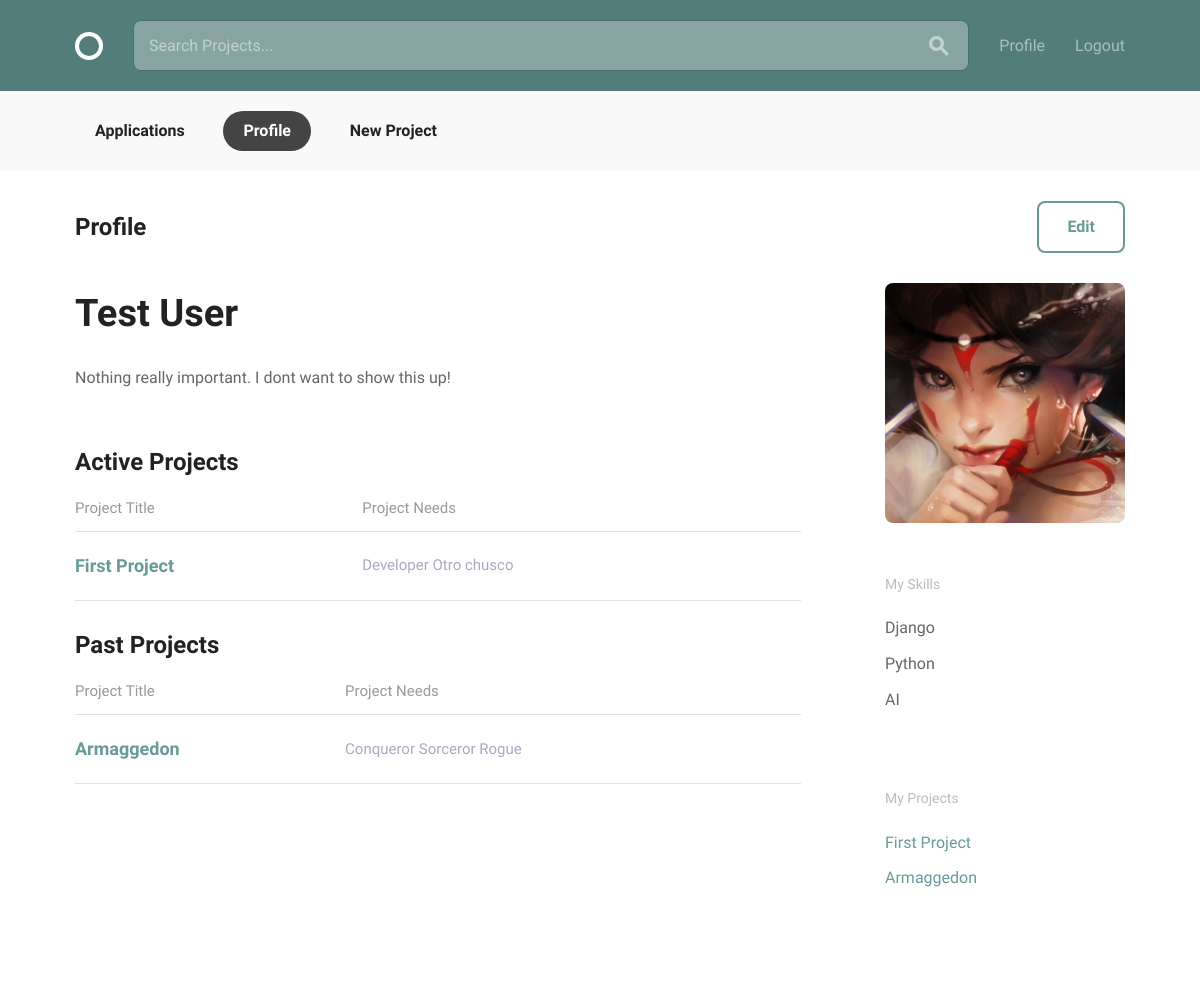
Before: /profile/ (signed in) with the older database file.
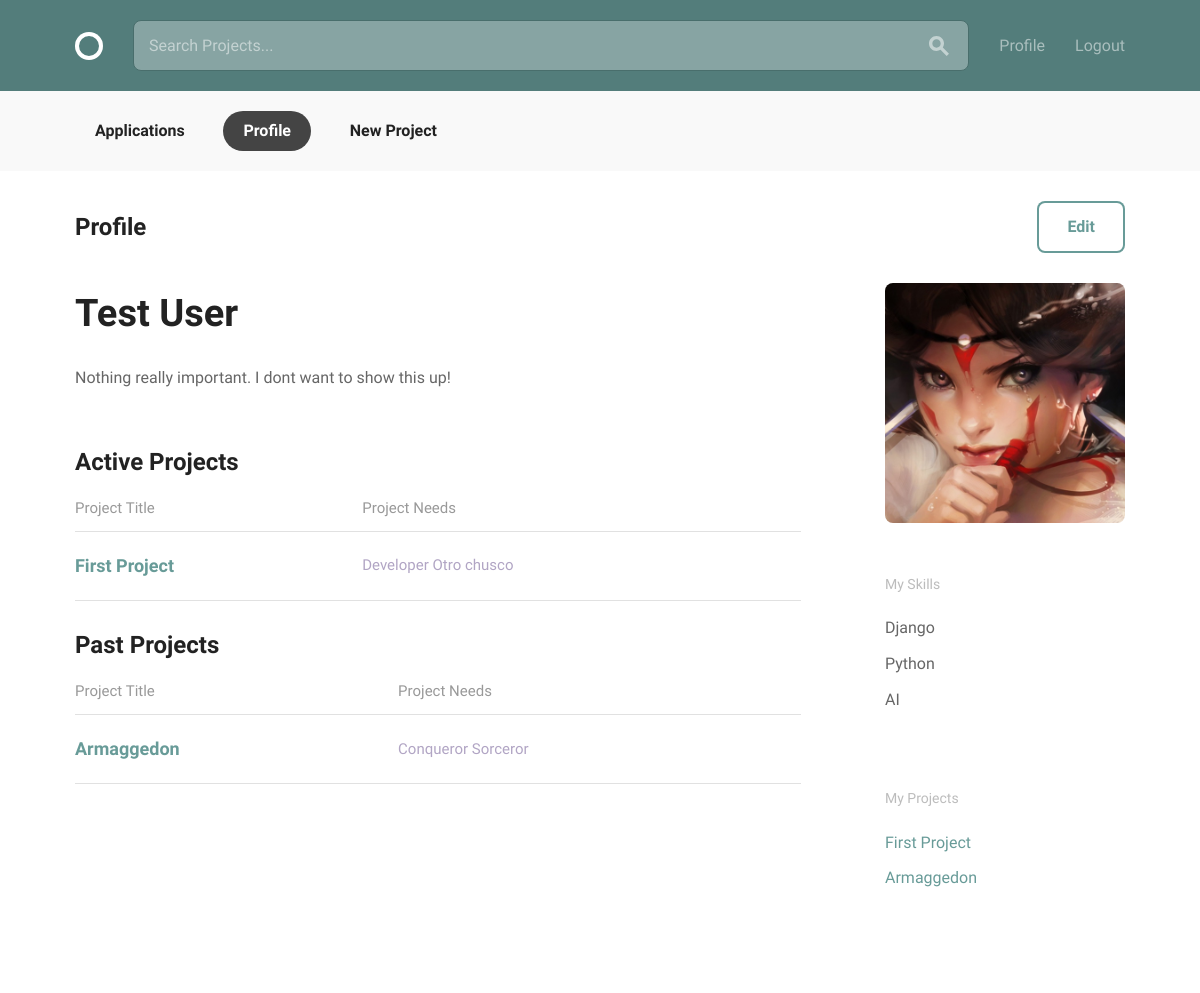
After: the same page with the newer database file.
### projects/models.py (models this page shows, shortened)
class Project(models.Model):
    owner = models.ForeignKey(settings.AUTH_USER_MODEL, on_delete=models.CASCADE, related_name="project")
    title = models.CharField(max_length=30)
    description = models.CharField(max_length=140)
    requirements = models.CharField(max_length=100)
    timeline = models.CharField(max_length=30, blank=True, default="")
    completed = models.BooleanField(default=False)
    positions = models.ManyToManyField(Position, blank=False)

class Position(models.Model):
    title = models.CharField(max_length=30)
    description = models.CharField(max_length=140)
    applications = models.ManyToManyField('Application', blank=True, related_name="position_applications")

### profiles/models.py (models this page shows)
class Skill(models.Model):
    skill = models.CharField(max_length=50)
    def __str__(self):
        return self.skill

### profiles/views.py (the view)
class ProfileView(LoginRequiredMixin, generic.TemplateView):
    model = models.Profile
    template_name = "profiles/profile.html"
    def get_object(self):
        return get_object_or_404(self.model, user=self.request.user)
    def get_context_data(self, **kwargs):
        context = super(ProfileView, self).get_context_data(**kwargs)
        context['profile'] = self.get_object()
        context['active_projects'] = self.request.user.project.filter(completed=False)
        context['past_projects'] = self.request.user.project.filter(completed=True)
        return context

### profiles/templates/profiles/profile.html
{% extends "layout.html" %}
{% load static from staticfiles %}
{% block content %}
  <div class="circle--actions--bar">
    <nav class="bounds">
      <ul class="circle--pill--list">
        <li><a href="{% url 'projects:applications' %}">Applications</a></li>
        <li><a class="selected" href="{% url 'profiles:view-profile' %}">Profile</a></li>
        {% if user.is_authenticated and user == profile.user %}
        <li><a href="{% url 'projects:create-project' %}">New Project</a></li>
        {% endif %}
      </ul>
    </nav>
  </div>
  <div class="bounds circle--page">
    <div class="circle--page--header circle--fluid">
      <div class="circle--fluid--cell circle--fluid--primary">
        <h2>Profile</h2>
      </div>
      <div class="circle--fluid--cell circle--fluid--secondary">
        <a class="button icon-on-left" href="{% url 'profiles:edit-profile' %}">Edit</a>
      </div>
    </div>
    <div class="grid-70">
      <h1>{{ profile.display_name }}</h1>
      <div class="circle--article--body">
          <p>{{ profile.bio }}</p>
      </div>
      {% if active_projects %}
      <h2>Active Projects</h2>
      <table class="u-full-width circle--table">
        <thead>
          <tr>
            <th>Project Title</th>
            <th class="circle--cell--right">Project Needs</th>
          </tr>
        </thead>
        <tbody>
          {% for project in active_projects %}
          <tr class="clickable-row" data-href="{% url 'projects:view-project' pk=project.pk %}">
            <td>
              <h3>{{ project.title }}</h3>
            </td>
            <td class="circle--cell--right">
              {% for position in project.positions.all %}
              <span class="secondary-label">{{ position.title }}</span>
              {% endfor %}
            </td>
          </tr>
          {% endfor %}
        </tbody>
      </table>
      {% endif %}
      {% if past_projects %}
      <h2>Past Projects</h2>
      <table class="u-full-width circle--table">
        <thead>
          <tr>
            <th>Project Title</th>
            <th class="circle--cell--right">Project Needs</th>
          </tr>
        </thead>
        <tbody>
          {% for project in past_projects %}
          <tr class="clickable-row" data-href="{% url 'projects:view-project' pk=project.pk %}">
            <td>
              <h3>{{ project.title }}</h3>
            </td>
            <td class="circle--cell--right">
              {% for position in project.positions.all %}
              <span class="secondary-label">{{ position.title }}</span>
              {% endfor %}
            </td>
          </tr>
          {% endfor %}
        </tbody>
      </table>
      {% endif %}
    </div>
    <div class="grid-25 grid-push-5">
      <div class="circle--secondary--module">
        <div class="circle--primary--avatar">
            {% if profile.avatar %}
            <img src="{% static profile.avatar.url %}">
            {% else %}
            <img src="{% static 'images/avatar.jpg' %}">
            {% endif %}
        </div>
      </div>
      <div class="circle--secondary--module">
        <h4>My Skills</h4>
        <ul class="unloaded">
          {% if not profile.skills.all %}
          <li>No skills</li>
          {% else %}
            {% for skill in profile.skills.all %}
              <li>{{ skill }}</li>
            {% endfor %}
          {% endif %}
        </ul>
      </div>
      <div class="circle--secondary--module">
        <h4>My Projects</h4>
        <ul class="circle--link--list">
          {% if not active_projects or not past_projects %}
          <li>No projects</li>
          {% else %}
            {% for project in active_projects %}
              <li><a href="{% url 'projects:view-project' pk=project.pk %}">{{ project.title }}</a></li>
            {% endfor %}
            {% for project in past_projects %}
              <li><a href="{% url 'projects:view-project' pk=project.pk %}">{{ project.title }}</a></li>
            {% endfor %}
          {% endif %}
        </ul>
      </div>
    </div>
  </div>
{% endblock %}

Changed rows visible on the page:
removed Position: title "Rogue", shown under Project "Armaggedon"
